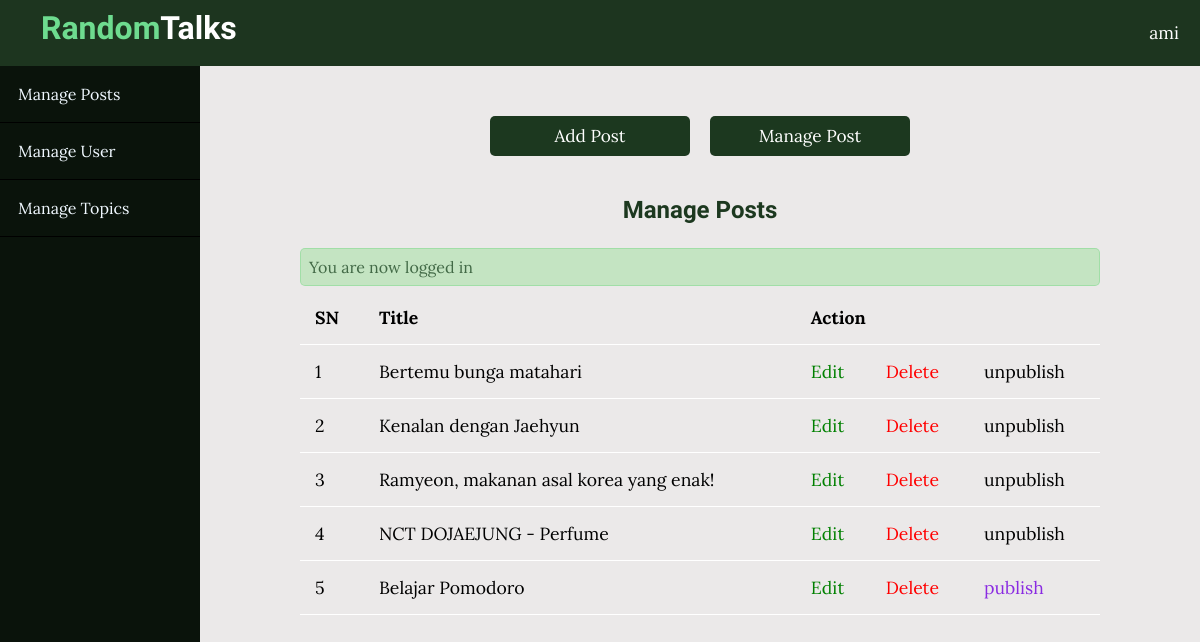
Page /admin/posts/index.php (signed in) on the committed database.
### tables this page shows
CREATE TABLE `posts` (
  `id` int(11) NOT NULL,
  `user_id` int(11) NOT NULL,
  `topic_id` int(11) DEFAULT NULL,
  `title` varchar(255) NOT NULL,
  `image` varchar(255) NOT NULL,
  `body` text NOT NULL,
  `published` tinyint(4) NOT NULL,
  `created_at` timestamp NOT NULL DEFAULT current_timestamp() ON UPDATE current_timestamp()
);

### app/database/db.php (called while the page is built, shortened)
<?php
require('connect.php');
function selectAll($table, $conditions = [])
{
    global $koneksi;
    $sql = "SELECT * FROM $table";
    if (empty($conditions)) {
        $stmt = $koneksi->prepare($sql);
        $stmt->execute();
        $records = $stmt->get_result()->fetch_all(MYSQLI_ASSOC);
        return $records;
    }
}

### app/controllers/posts.php (called while the page is built, shortened)
<?php
include(ROOT_PATH . "/app/database/db.php");
$table = 'posts';
$posts = selectAll($table);

### admin/posts/index.php (the view, shortened to what this page needs)
<?php include "../../path.php";
include(ROOT_PATH . "/app/controllers/posts.php");
?>
<!DOCTYPE html>
<html lang="en">
<head>
    <link rel="stylesheet" href="https://cdn.jsdelivr.net/npm/bootstrap-icons@1.10.5/font/bootstrap-icons.css">
    <link rel="stylesheet" href="../../assets/css/style.css">
    <link rel="stylesheet" href="../../assets/css/admin.css">
    <link rel="stylesheet" href="../../assets/css/admin-mobile.css">
</head>
<body>
    <?php include(ROOT_PATH . "/app/includes/adminHeader.php");
    ?>
    <div class="admin-wrapper">
                <?php include(ROOT_PATH . "/app/includes/adminSidebar.php"); ?>
        <div class="admin-content col-md-9 col-sm-12">
            <div class="button-group">
                <a href="create.php" class="btn btn-primary btn-sm">Add Post</a>
                <a href="index.php" class="btn btn-primary btn-sm">Manage Post</a>
            </div>
            <div class="content">
                <h2 class="page-tittle">Manage Posts</h2>
                <?php include(ROOT_PATH . "/app/includes/messages.php");?>
                <table class="table table-striped table-responsive">
                    <thead>
                        <th>SN</th>
                        <th>Title</th>
                        <th colspan="3">Action</th>
                    </thead>
                    <tbody>
                        <?php foreach ($posts as $key => $post) : ?>
                            <tr>
                                <td><?= $key + 1 ?></td>
                                <td><?= $post['title']; ?></td>
                                <td><a href="edit.php?id=<?=$post['id'];?>" class="edit">Edit</a></td>
                                <td><a href="index.php?del_id=<?=$post['id'];?>"  class="delete">Delete</a></td>
                                <?php if ($post['published']) : ?>
                                    <td><a href="edit.php?published=0&p_id=<?= $post['id']?>" class="unpublish">unpublish</a></td>
                                <?php else : ?>
                                    <td><a href="edit.php?published=1&p_id=<?= $post['id']?>" class="publish">publish</a></td>
                                <?php endif ?>
                            </tr>
                        <?php endforeach; ?>
                    </tbody>
                </table>
            </div>
        </div>
    </div>
</body>
</html>

### assets/css/style.css (style rules this page uses)
* { box-sizing: border-box; }
html, body { height: 100%; padding: 0px; margin: 0px; background: #ebe9e9; font-family: 'Lora', 'serif'; }
h1, h2, h3, h4, h5, h6 { font-family: 'Candal', serif; color: #1c381f; margin: 5px; }
a { text-decoration: none; color: inherit; }
.btn { padding: .5rem 1rem; background: #1c381f; color: #ffffff; border: 1px solid transparent; border-radius: 5px; font-size: 1.08em; font-family: 'Lora', serif; width: 100%; max-width: 200px; margin: 10px; text-align: center; }
.button-group { display: flex; flex-wrap: wrap; justify-content: center; }
.content { width: 90%; margin: 30px auto 30px; }
@media only screen and (max-width: 1406px) { .content { width: 100%; } }

### assets/css/admin.css (style rules this page uses)
.admin-wrapper { display: flex; height: calc(100% - 66px); }
.admin-wrapper .admin-content { flex: 8; height: 100%; padding: 40px 100px 100px; overflow-y: scroll; }
.admin-content .page-tittle { text-align: center; margin-bottom: 1.5rem; }
table { width: 100%; border-collapse: collapse; font-size: 1.1rem; }
th, td { padding: 15px; text-align: left; border-bottom: 1px solid white; }
.edit { color: green; }
.delete { color: red; }
.publish { color: blueviolet; }
.button-group { display: flex; flex-wrap: wrap; }

### rows in the picture
posts: title "Bertemu bunga matahari"
posts: title "Kenalan dengan Jaehyun"
posts: title "Ramyeon, makanan asal korea yang enak!"
posts: title "NCT DOJAEJUNG - Perfume"
posts: title "Belajar Pomodoro"

### other values in the picture
$_SESSION['username'] "ami"
$_SESSION['message'] "You are now logged in"
